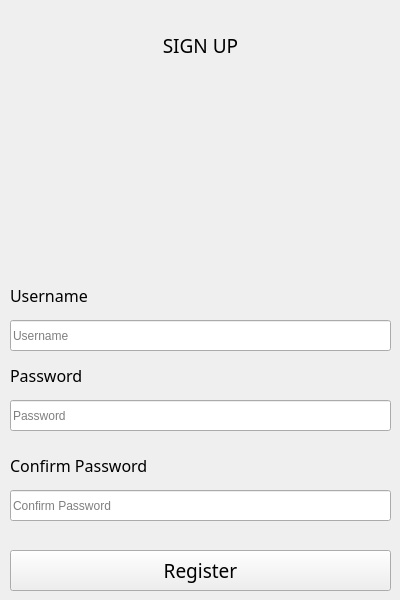
<?xml version="1.0" encoding="UTF-8"?>
<ui version="4.0">
 <class>MainWindow</class>
 <widget class="QMainWindow" name="MainWindow">
  <property name="geometry">
   <rect>
    <x>0</x>
    <y>0</y>
    <width>400</width>
    <height>600</height>
   </rect>
  </property>
  <property name="windowTitle">
   <string>MainWindow</string>
  </property>
  <widget class="QWidget" name="centralwidget">
   <widget class="QLabel" name="label_4">
    <property name="geometry">
     <rect>
      <x>80</x>
      <y>60</y>
      <width>231</width>
      <height>221</height>
     </rect>
    </property>
    <property name="text">
     <string/>
    </property>
    <property name="pixmap">
     <pixmap>C:/Users/TrongAnh/Downloads/MODEL AI/script.png</pixmap>
    </property>
    <property name="scaledContents">
     <bool>true</bool>
    </property>
   </widget>
   <widget class="QLabel" name="label">
    <property name="geometry">
     <rect>
      <x>10</x>
      <y>20</y>
      <width>381</width>
      <height>51</height>
     </rect>
    </property>
    <property name="font">
     <font>
      <family>Segoe Script</family>
      <pointsize>14</pointsize>
     </font>
    </property>
    <property name="text">
     <string>SIGN UP</string>
    </property>
    <property name="alignment">
     <set>Qt::AlignCenter</set>
    </property>
   </widget>
   <widget class="QLabel" name="label_3">
    <property name="geometry">
     <rect>
      <x>10</x>
      <y>360</y>
      <width>381</width>
      <height>31</height>
     </rect>
    </property>
    <property name="font">
     <font>
      <family>Segoe Script</family>
      <pointsize>12</pointsize>
     </font>
    </property>
    <property name="text">
     <string>Password</string>
    </property>
   </widget>
   <widget class="QLineEdit" name="lineEdit_2">
    <property name="geometry">
     <rect>
      <x>10</x>
      <y>400</y>
      <width>381</width>
      <height>31</height>
     </rect>
    </property>
    <property name="echoMode">
     <enum>QLineEdit::Password</enum>
    </property>
    <property name="placeholderText">
     <string>Password</string>
    </property>
   </widget>
   <widget class="QLineEdit" name="lineEdit">
    <property name="geometry">
     <rect>
      <x>10</x>
      <y>320</y>
      <width>381</width>
      <height>31</height>
     </rect>
    </property>
    <property name="placeholderText">
     <string>Username</string>
    </property>
   </widget>
   <widget class="QLabel" name="label_2">
    <property name="geometry">
     <rect>
      <x>10</x>
      <y>280</y>
      <width>381</width>
      <height>31</height>
     </rect>
    </property>
    <property name="font">
     <font>
      <family>Segoe Script</family>
      <pointsize>12</pointsize>
     </font>
    </property>
    <property name="text">
     <string>Username</string>
    </property>
   </widget>
   <widget class="QLineEdit" name="lineEdit_3">
    <property name="geometry">
     <rect>
      <x>10</x>
      <y>490</y>
      <width>381</width>
      <height>31</height>
     </rect>
    </property>
    <property name="echoMode">
     <enum>QLineEdit::Password</enum>
    </property>
    <property name="placeholderText">
     <string>Confirm Password</string>
    </property>
   </widget>
   <widget class="QLabel" name="label_5">
    <property name="geometry">
     <rect>
      <x>10</x>
      <y>450</y>
      <width>381</width>
      <height>31</height>
     </rect>
    </property>
    <property name="font">
     <font>
      <family>Segoe Script</family>
      <pointsize>12</pointsize>
     </font>
    </property>
    <property name="text">
     <string>Confirm Password</string>
    </property>
   </widget>
   <widget class="QPushButton" name="pushButton">
    <property name="geometry">
     <rect>
      <x>10</x>
      <y>550</y>
      <width>381</width>
      <height>41</height>
     </rect>
    </property>
    <property name="font">
     <font>
      <family>Segoe Script</family>
      <pointsize>14</pointsize>
     </font>
    </property>
    <property name="text">
     <string>Register</string>
    </property>
   </widget>
  </widget>
 </widget>
 <resources/>
 <connections/>
</ui>
